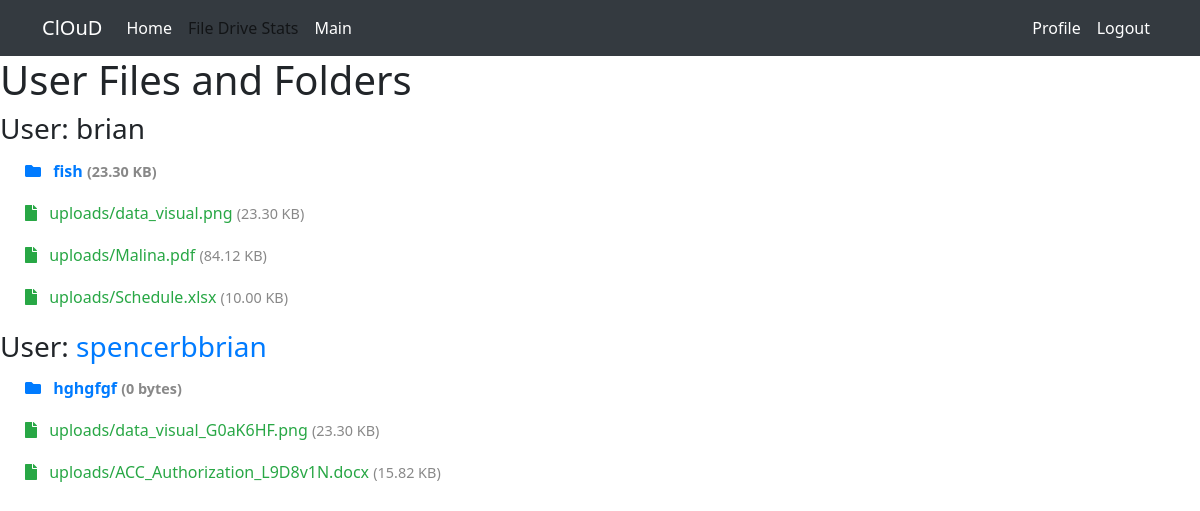
The page /home/ (signed in) on the database its author committed.
### accounts/models.py (models this page shows, shortened)
class Folder(models.Model):
    name = models.CharField(max_length=255)
    created_at = models.DateTimeField(auto_now_add=True)
    updated_at = models.DateTimeField(auto_now=True)
    user = models.ForeignKey(User, on_delete=models.CASCADE, related_name='folders')
    parent_folder = models.ForeignKey('self', null=True, blank=True, related_name='subfolders', on_delete=models.CASCADE)
    size = models.PositiveIntegerField(default=0)

class UploadedFile(models.Model):
    file = models.FileField(upload_to='uploads/')
    uploaded_at = models.DateTimeField(auto_now_add=True)
    user = models.ForeignKey(User, on_delete=models.CASCADE, related_name='files')
    folder = models.ForeignKey(Folder, on_delete=models.CASCADE, null=True, blank=True, related_name='files')  # Add related_name='files'
    file_size = models.PositiveIntegerField(default=0)  # Default size to 0

### accounts/views.py (the view)
# urls.py: path('home/', views.home, name='home'),
@login_required
def home(request):
    users_data = {}
    users = User.objects.exclude(username=request.user.username)
    for user in User.objects.all():
        folders = Folder.objects.filter(user=user)
        files = UploadedFile.objects.filter(user=user)
        users_data[user.username] = {
            'folders': folders,
            'files': files,
            'folder_sizes': {folder.id: get_folder_size(folder) for folder in folders}
        }
    context = {
        'current_user': request.user,
        'other_users': users,
        'users_data': users_data,
    }
    return render(request, 'home.html', context)

### accounts/templatetags/file_extras.py (called while the page is built)
@register.filter
def filesizeformat(value):
    if value is None:
        return "0 bytes"  # or another suitable default representation
    if value < 1024:
        return f'{value} bytes'
    elif value < 1048576:
        return f'{value/1024:.2f} KB'
    elif value < 1073741824:
        return f'{value/1048576:.2f} MB'
    else:
        return f'{value/1073741824:.1f} GB'

### accounts/views.py (called while the page is built)
def get_folder_size(folder):
    total_size = 0
    for file in UploadedFile.objects.filter(folder=folder):
        total_size += file.file_size
    for subfolder in folder.subfolders.all():
        total_size += get_folder_size(subfolder)
    return total_size

### accounts/templates/home.html (shortened to what this page needs)
{% extends "master.html" %}
{% load file_extras %}
{% block content %}
<h1>User Files and Folders</h1>
{% for username, data in users_data.items %}
    <h3>User:
        {% if username == request.user.username %}
            <a href="{% url 'main' %}" class="username-link">{{ username }}</a>
        {% else %}
            {{ username }}
        {% endif %}
    </h3>
    <ul class="user-data-list">
        {% for folder in data.folders %}
            <li class="folder-item" onclick="toggleFolder(this)">
                <i class="fas fa-folder"></i>
                <strong>{{ folder.name }}</strong>
                <span class="file-size">({{ folder.size|filesizeformat }})</span>
            </li>
        {% endfor %}
        {% for file in data.files %}
            <li class="file-item">
                <i class="fas fa-file"></i>
                {{ file.file.name }} <span class="file-size">({{ file.file_size|filesizeformat }})</span>
            </li>
        {% endfor %}
    </ul>
{% endfor %}
{% endblock %}

### accounts/templates/home.html (style rules this page uses)
.user-data-list { list-style-type: none; padding-left: 20px; }
.username-link { text-decoration: none; color: #007bff; }
.folder-item, .subfolder-item, .file-item { margin-bottom: 8px; padding: 5px; }
.folder-item { font-weight: bold; color: #007bff; cursor: pointer; }
.file-item { color: #28a745; }
.file-size { font-size: 0.9em; color: #888; }
.fas { margin-right: 8px; }

### rows shown on the page
Folder: name "fish", size|filesizeformat "23.30 KB"
UploadedFile: file.name "uploads/data_visual.png", file_size|filesizeformat "23.30 KB"
UploadedFile: file.name "uploads/Malina.pdf", file_size|filesizeformat "84.12 KB"
UploadedFile: file.name "uploads/Schedule.xlsx", file_size|filesizeformat "10.00 KB"
Folder: name "hghgfgf", size|filesizeformat "0 bytes"
UploadedFile: file.name "uploads/data_visual_G0aK6HF.png", file_size|filesizeformat "23.30 KB"
UploadedFile: file.name "uploads/ACC_Authorization_L9D8v1N.docx", file_size|filesizeformat "15.82 KB"

### other values the page prints
{{ username }} "brian"
{{ username }} "spencerbbrian"
